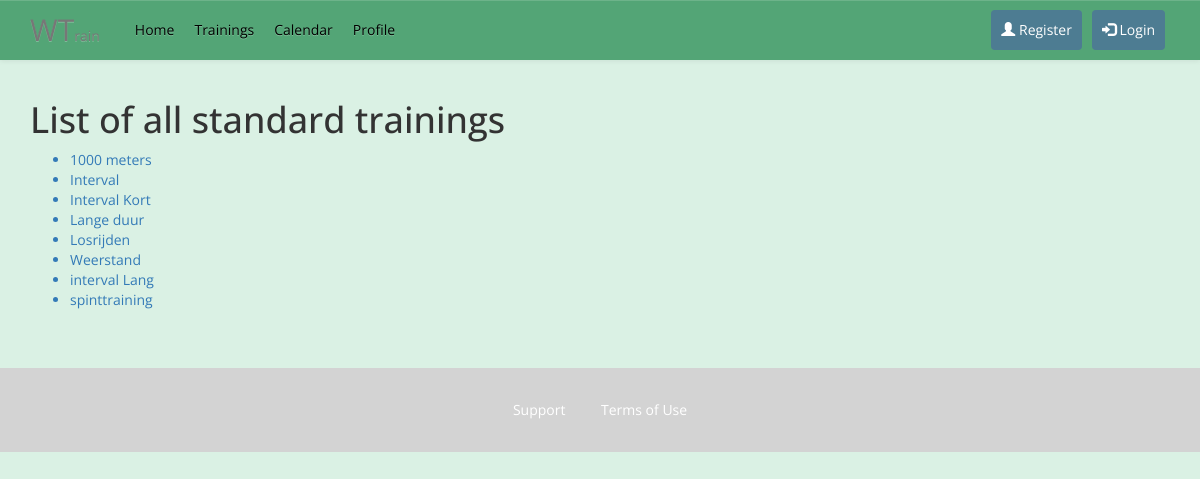
The page /all-trainings/ on the database as committed earlier.
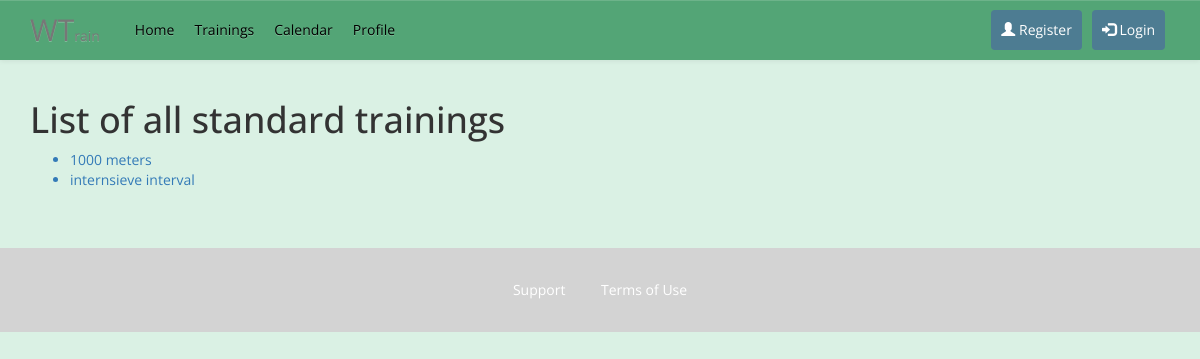
The same page on the database as committed later.
### home/models.py (models this page shows)
class Training(models.Model):
    name = models.CharField(max_length=60, default='AddName')
    date = models.DateField((u"Date"), default=datetime.date.today, blank=True)
    start_time = models.TimeField((u"Start Time"), blank=True, null=True)
    location = models.ForeignKey(Location, on_delete=models.CASCADE,)
    trainers = models.ManyToManyField(Trainer, blank=True)
    riders = models.ManyToManyField(Rider, blank=True)
    program = models.ForeignKey(Training_program, on_delete=models.CASCADE, blank=True, null=True)
    warm_up = models.ForeignKey(Warm_up, on_delete=models.CASCADE, blank=True, null=True)
    core = models.ForeignKey(Core, on_delete=models.CASCADE, blank=True, null=True)
    cool_down = models.ForeignKey(Cool_down, on_delete=models.CASCADE, blank=True, null=True)
    def __str__(self):
        return self.name
    class Meta:
        ordering = ['name']

### home/views.py (the view)
# urls.py: url(r'^all-trainings/$', views.display_trainings),
def display_trainings(request):
    trainings = Training.objects.all()
    return render(request, 'home/view_trainings.html', {'trainings': trainings})

### home/templates/home/view_trainings.html (shortened to what this page needs)
{% extends "home/base.html" %}
{% load static %}
{% block content %}
<div class="container">
    <h1>List of all standard trainings</h1>
    <ul>
        {% for training in trainings %}
            <a href="/training-detail/{{training.id}}/"><li>{{ training }}</li></a>
        {% endfor %}
    </ul>
</div>
{% endblock content %}

### home/templates/home/base.html (shortened to what this page needs)
{% load static %}
<html>
<head>
  <link rel="stylesheet" href="https://maxcdn.bootstrapcdn.com/bootstrap/3.3.7/css/bootstrap.min.css"
>
  <link rel="stylesheet" href="https://maxcdn.bootstrapcdn.com/bootstrap/3.3.7/css/bootstrap-theme.min.css"
>
  <link rel="stylesheet" href="{% static "home/css/stylesheet.css" %}">
</head>
<body>
<nav class="navbar navbar-default navbar-custom">
    <div class="container">
        <div class="navbar-header">
            <a href="#" class="navbar-brand navbar-brand-custom">WT<span class="small">rain</span></a>
        </div>
        <div class="collapse navbar-collapse" id="navbar">
            <ul class="nav navbar-nav navbar-custom">
                <li class=""><a href="/home/">Home</a></li>
                <li><a href="/all-trainings/">Trainings</a></li>
                <li><a href="/calendar/">Calendar</a></li>
                <li><a href="/profile/">Profile</a></li>
            </ul>
            <ul class="nav navbar-nav navbar-right hidden-xs">
                <li><a href="register.html"><button type="button" class="btn btn-header"><span class="glyphicon glyphicon-user"></span> Register</button></a></li>
                <li><a href="profile.html"><button type="button" class="btn btn-header"><span class="glyphicon glyphicon-log-in"></span> Login</button></a></li>
            </ul>
        </div>
    </div>
</nav>
{% block content %}
{% endblock content %}
{% block footer %}
<footer class="main-footer">
    <nav>
        <ul class="main-footer__links">
            <li class="main-footer__link">
                <a href="#">Support</a>
            </li>
            <li class="main-footer__link">
                <a href="#">Terms of Use</a>
            </li>
        </ul>
    </nav>
</footer>
{% endblock footer %}
</body>
</html>

### home/static/home/css/stylesheet.css (style rules this page uses)
body { background-color: #DAF1E4 ; font-family:'Open Sans', serif!important; }
.navbar { background-image: none; }
.navbar-default { background-color: #53A576 ; border-radius:0px; border: 0px; }
.navbar-custom .navbar-nav>li>a { color: black; }
.navbar-brand { padding-right:25px; height: 60px; line-height: 30px; color:black; font-size:30px; }
.navbar-nav { padding-top: 5px; }
.navbar-custom>li>a { padding:0px 10px; line-height: 50px; color:black; }
.navbar-right>li>a { padding:5px; }
.btn-header { border:0px solid transparent; background-color: #4D7C92; color:white; padding:10px; }
.small { font-size: 14px; }
.main-footer { background: lightgray; padding: 32px; margin-top: 48px; }
.main-footer__links { list-style: none; margin: 0px; padding: 0px; text-align: center; }
.main-footer__link { display: inline-block; margin: 0 16px; }
.main-footer__link a { color: white; text-decoration: none; }

Rows that differ between the two databases and show on the page:
removed Training: name "Interval"
removed Training: name "Interval Kort"
removed Training: name "Lange duur"
removed Training: name "Losrijden"
removed Training: name "Weerstand"
removed Training: name "interval Lang"
removed Training: name "spinttraining"
added Training: name "internsieve interval"
